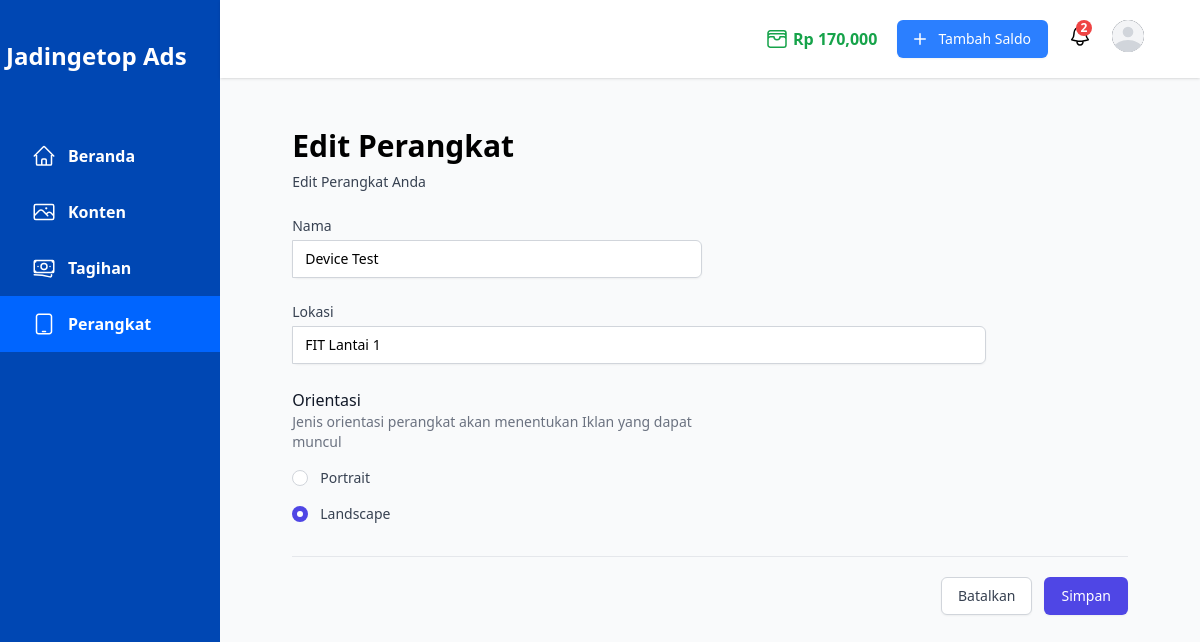
Page /device/edit.php?id=4 (signed in) on the committed database.
### tables this page shows
CREATE TABLE `users` (
  `id` int NOT NULL AUTO_INCREMENT,
  `username` varchar(150) NOT NULL,
  `email` varchar(150) NOT NULL,
  `password` varchar(255) NOT NULL,
  `role` enum('konsumen','mitra') NOT NULL,
  `balance` int NOT NULL,
  PRIMARY KEY (`id`)
);

CREATE TABLE `devices` (
  `id` int NOT NULL AUTO_INCREMENT,
  `user` int DEFAULT NULL,
  `nama` varchar(100) NOT NULL,
  `lokasi` varchar(150) DEFAULT NULL,
  `slug` varchar(100) NOT NULL,
  `orientasi` enum('portrait','landscape') DEFAULT NULL,
  PRIMARY KEY (`id`),
  KEY `devices_users_null_fk` (`user`),
  CONSTRAINT `devices_users_null_fk` FOREIGN KEY (`user`) REFERENCES `users` (`id`)
);

### models/Users.php (called while the page is built, shortened)
<?php
class Users
{
    public $db;
    public function __construct()
    {
        require(dirname(__DIR__) . '/config/database.php');
        $this->db = $conn;
    }
    function getBalance($id)
    {
        $sql = "SELECT balance FROM users WHERE id = ?";
        $stmt = $this->db->prepare($sql);
        $stmt->bind_param('i', $id);
        $stmt->execute();
        $result = $stmt->get_result();
        $user = $result->fetch_assoc();
        try {
            return $user['balance'];
        } catch (\Throwable $th) {
            throw $th;
        } finally {
            $this->db->close();
        }
    }
}

### models/Device.php (called while the page is built, shortened)
<?php
class Device
{
    public $table = "devices";
    public $db;
    public function __construct($userId = null)
    {
        require(dirname(__DIR__) . '/config/database.php');
        $this->db = $conn;
    }
    function getById($id)
    {
        $sql = "SELECT id, slug, nama, lokasi, orientasi FROM $this->table WHERE id = $id";
        $result = $this->db->query($sql);
        try {
            if ($result->num_rows > 0) {
                return $result->fetch_assoc();
            } else {
                return "Device tidak ditemukan";
            }
        } catch (\Throwable $th) {
            throw $th;
        } finally {
            $this->db->close();
        }
    }
}

### device/edit.php (the view, shortened to what this page needs)
<?php
include_once(dirname(__DIR__) . '/components/Layout/header.php');
require_once(dirname(__DIR__) . '/models/Device.php');
$id = $_GET['id'];
if ($id) {
    $Device = new Device($userId);
    $device = $Device->getById($id);
} else {
    header('Location: /device/index.php');
}
?>
<main class="pt-12 pb-20 px-14">
    <div class="px-4 sm:px-6 lg:px-4">
        <div class="sm:flex sm:items-center">
            <div class="sm:flex-auto">
                <h1 class="text-3xl font-semibold">Edit Perangkat</h1>
                <p class="mt-2 text-sm text-gray-700">Edit Perangkat Anda</p>
            </div>
        </div>
        <form class="space-y-8 divide-y divide-gray-200" method="POST" action="/device/update.php">
            <div class="space-y-8 divide-y divide-gray-200">
                <div>
                    <div class="mt-6 grid grid-cols-1 gap-y-6 gap-x-4 sm:grid-cols-6">
                        <div class="sm:col-span-3">
                            <label for="nama" class="block text-sm font-medium text-gray-700">Nama</label>
                            <div class="mt-1 flex rounded-md shadow-sm">
                                <input type="text" name="nama" id="nama" autocomplete="nama" class="block w-full min-w-0 flex-1 rounded-none rounded-r-md border-gray-300 focus:border-indigo-500 focus:ring-indigo-500 sm:text-sm" value="<?= $device['nama'] ?>" required>
                            </div>
                        </div>
                        <div class="sm:col-span-5">
                            <label for="lokasi" class="block text-sm font-medium text-gray-700">Lokasi</label>
                            <div class="mt-1 flex rounded-md shadow-sm">
                                <input type="text" name="lokasi" id="lokasi" autocomplete="lokasi" placeholder="Masukan lokasi perangkat.." class="block w-full min-w-0 flex-1 rounded-none rounded-r-md border-gray-300 focus:border-indigo-500 focus:ring-indigo-500 sm:text-sm" value="<?= $device['lokasi'] ?>" required>
                            </div>
                        </div>
                        <div class="sm:col-span-3">
                            <fieldset>
                                <p class="text-sm text-gray-500">Jenis orientasi perangkat akan menentukan Iklan yang dapat muncul</p>
                                <div class="mt-4 space-y-4">
                                    <div class="flex items-center">
                                        <input id="portrait" name="orientasi" value="portrait" type="radio" class="h-4 w-4 border-gray-300 text-indigo-600 focus:ring-indigo-500" <?= $device['orientasi'] == 'portrait' ? 'checked' : '' ?> required>
                                        <label for="portrait" class="ml-3 block text-sm font-medium text-gray-700">Portrait</label>
                                    </div>
                                    <div class="flex items-center">
                                        <input id="landscape" name="orientasi" value="landscape" type="radio" class="h-4 w-4 border-gray-300 text-indigo-600 focus:ring-indigo-500" <?= $device['orientasi'] == 'landscape' ? 'checked' : '' ?>>
                                        <label for="landscape" class="ml-3 block text-sm font-medium text-gray-700">Landscape</label>
                                    </div>
                                </div>
                            </fieldset>
                        </div>
                    </div>
                </div>
            </div>
            <div class="pt-5">
                <div class="flex justify-end">
                    <a href="/device/detail.php?id=<?= $id ?>" class="rounded-md border border-gray-300 bg-white py-2 px-4 text-sm font-medium text-gray-700 shadow-sm hover:bg-gray-50 focus:outline-none focus:ring-2 focus:ring-indigo-500 focus:ring-offset-2">Batalkan</a>
                    <button type="submit" name="submit" class="ml-3 inline-flex justify-center rounded-md border border-transparent bg-indigo-600 py-2 px-4 text-sm font-medium text-white shadow-sm hover:bg-indigo-700 focus:outline-none focus:ring-2 focus:ring-indigo-500 focus:ring-offset-2">Simpan</button>
                </div>
            </div>
        </form>
    </div>
</main>
<?php include_once(dirname(__DIR__) . '/components/Layout/footer.php') ?>

### components/NavBar/index.php (shortened to what this page needs)
<header class="sticky top-0 z-10 py-5 pl-5 bg-white shadow mb-[0.10rem] pr-14">
    <nav class="flex justify-end">
        <div class="flex items-start space-x-5">
            <div class="self-center font-semibold text-green-600">
                <div class="flex items-center space-x-1">
                    <span>Rp <?= number_format($currentBalance) ?></span>
                </div>
            </div>
            <div class="flex-shrink-0">
                <a href="/billing/topup.php" type="button" class="relative inline-flex items-center rounded-md border border-transparent bg-[#2B7FFF] px-4 py-2 text-sm font-medium text-white shadow-sm hover:hover:bg-[#6BA6FF] focus:outline-none focus:ring-2 focus:hover:bg-[#6BA6FF] focus:ring-offset-2">
                    <svg class="-ml-1 mr-2 h-5 w-5" xmlns="http://www.w3.org/2000/svg" viewBox="0 0 20 20" width="20" fill="currentColor" aria-hidden="true">
                        <path d="M10.75 4.75a.75.75 0 00-1.5 0v4.5h-4.5a.75.75 0 000 1.5h4.5v4.5a.75.75 0 001.5 0v-4.5h4.5a.75.75 0 000-1.5h-4.5v-4.5z" />
                    </svg>
                    <span>Tambah Saldo</span>
                </a>
            </div>
            <a>
                <div class="relative mt-1 cursor-pointer">
                    <span class="absolute right-0 flex items-center justify-center w-4 h-4 text-xs font-semibold text-white bg-red-500 rounded-full -top-1">
                        2
                    </span>
                </div>
            </a>
            <div x-data="{ open: false }" class="relative ml-3">
                <div>
                    <button @click="open = !open" type="button" class="flex max-w-xs items-center rounded-full bg-gray-800 text-sm focus:outline-none focus:ring-2 focus:ring-white focus:ring-offset-2 focus:ring-offset-gray-800" id="user-menu-button" aria-expanded="false" aria-haspopup="true">
                        <span class="inline-block h-8 w-8 overflow-hidden rounded-full bg-gray-100">
                            <svg class="h-full w-full text-gray-300" fill="currentColor" viewBox="0 0 24 24">
                                <path d="M24 20.993V24H0v-2.996A14.977 14.977 0 0112.004 15c4.904 0 9.26 2.354 11.996 5.993zM16.002 8.999a4 4 0 11-8 0 4 4 0 018 0z" />
                            </svg>
                        </span>
                    </button>
                </div>
            </div>
        </div>
    </nav>
</header>

### rows in the picture
users: balance "170,000"
devices: nama "Device Test", lokasi "FIT Lantai 1", orientasi "☐ Portrait", orientasi "☑ Landscape"
